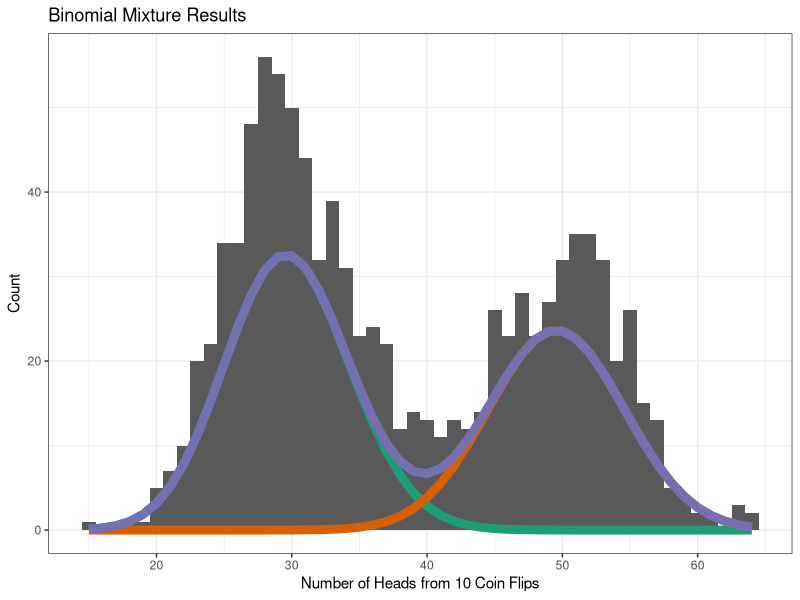

This chart was generated by the following R code:
### EM Algo for Binom Mix
### Ian Arriaga-MacKenzie

# Libraries
library(tidyverse)
library(RColorBrewer)
# Colorblind friendly colors
colval = brewer.pal(8, "Dark2")

# Number of coins in mix
uniqcoin = 2

# Proportions for each coin type, normalized
coin_mix_prenorm = c(.4, .6)
coin_mix = coin_mix_prenorm/sum(coin_mix_prenorm)

# Probability of heads for each coin type
coin_props = c(.5, .3)

# Number of coins to pull from 'bucket'
number_coins = 1000
# Number of times to flip each coin
number_flips = 100

# Generate coin matrix
coin_which = rmultinom(number_coins, 1, coin_mix)
for (i in 1:uniqcoin){
  coin_which[i,] = replace(coin_which[i,], which(coin_which[i,] == 0), NA)
  coin_which[i,] = replace(coin_which[i,], which(coin_which[i,] == 1), rbinom(number_coins, number_flips, coin_props[i])[which(coin_which[i,] == 1)])
}
# Rename coin matrix and create masked vector
coin_outframe = data.frame(t(coin_which)) %>% 
  rename_with(~ gsub("X", "Coin_", .x))
coin_outframe$Masked = rowSums(coin_outframe, na.rm = T)
head(coin_outframe, 20)

# Create data frame with true population values (not input values)
coin_summary = coin_outframe %>% 
  summarise(across(starts_with("Coin"), list(headprop = ~ mean(., na.rm = T)/number_flips,
                                             coinmix = ~ sum(!is.na(.))/number_coins)))
coin_summary

# Masked coin vector
coin_masked = coin_outframe$Masked
# Log likelihood value
loglikval = 0
# EM Algo termination threshold
threshval = 1e-6
# Number of iterations
emiter = 0

# Initial guesses for mixture proportion and head proportion
coinmix_guess = data.frame(g1 = 0.7,
                           g2 = 0.3)
headprop_guess = data.frame(g1 = 0.4,
                            g2 = 0.8)

# EM Algorithm
while (TRUE) {
  
  # Update iterations and log likelihood
  emiter = emiter + 1
  prev_logval = loglikval
  
  # Binomial distribution
  binomsum = drop(as.matrix(coinmix_guess)) * sapply(headprop_guess, function(x) dbinom(coin_masked, number_flips, x))
  coinprobs = data.frame(binomsum / rowSums(binomsum))
  
  # Coin proportion estimate
  coinmix_guess = coinprobs %>% 
    summarise_all(mean)
  # Head proportion estimate for each coin
  headprop_guess = colSums(coin_masked * coinprobs) / colSums(number_flips * coinprobs)
  
  # Log likelihood value
  loglikval = sum(log(binomsum))
  
  # Terminate at threshold value
  if ((abs(prev_logval - loglikval)) < threshval) return()
}

# Bind estimate outputs
headprop_guess = as.data.frame(t(headprop_guess))
coin_guess = cbind(coinmix_guess, headprop_guess, loglikval, emiter)
names(coin_guess) = c("Coin_1_mix", "Coin_2_mix", "Coin_1_head", "Coin_2_head", "LL_Val", "Iterations")

# EM Estimates
coin_guess
# True Population Values
coin_summary

# X limits for plot
xlims = c(min(coin_outframe$Masked) : max(coin_outframe$Masked))
# Plotting variables
binomplot = data.frame(
  xvar = xlims,
  denone = dbinom(xlims, number_flips, prob = headprop_guess$g1)*max(table(coin_outframe$Masked))/max(dbinom(xlims, number_flips, prob = headprop_guess$g1))*(coinmix_guess$g1),
  dentwo = dbinom(xlims, number_flips, prob = headprop_guess$g2)*max(table(coin_outframe$Masked))/max(dbinom(xlims, number_flips, prob = headprop_guess$g2))*(coinmix_guess$g2)
) %>% 
  mutate(dencomb = denone + dentwo)

# Visual representation of data and guesses.
ggplot() +
  geom_histogram(data = data.frame(coin_outframe$Masked), aes(x = coin_outframe$Masked), binwidth = 1)+
  geom_line(data = binomplot, aes(x = xvar, y = denone), color = colval[1], size = 3) +
  geom_line(data = binomplot, aes(x = xvar, y = dentwo), color = colval[2], size = 3) +
  geom_line(data = binomplot, aes(x = xvar, y = dencomb), color = colval[3], size = 3) +
  labs(x = "Number of Heads from 10 Coin Flips",
       y = "Count",
       title = "Binomial Mixture Results") +
  theme_bw()




